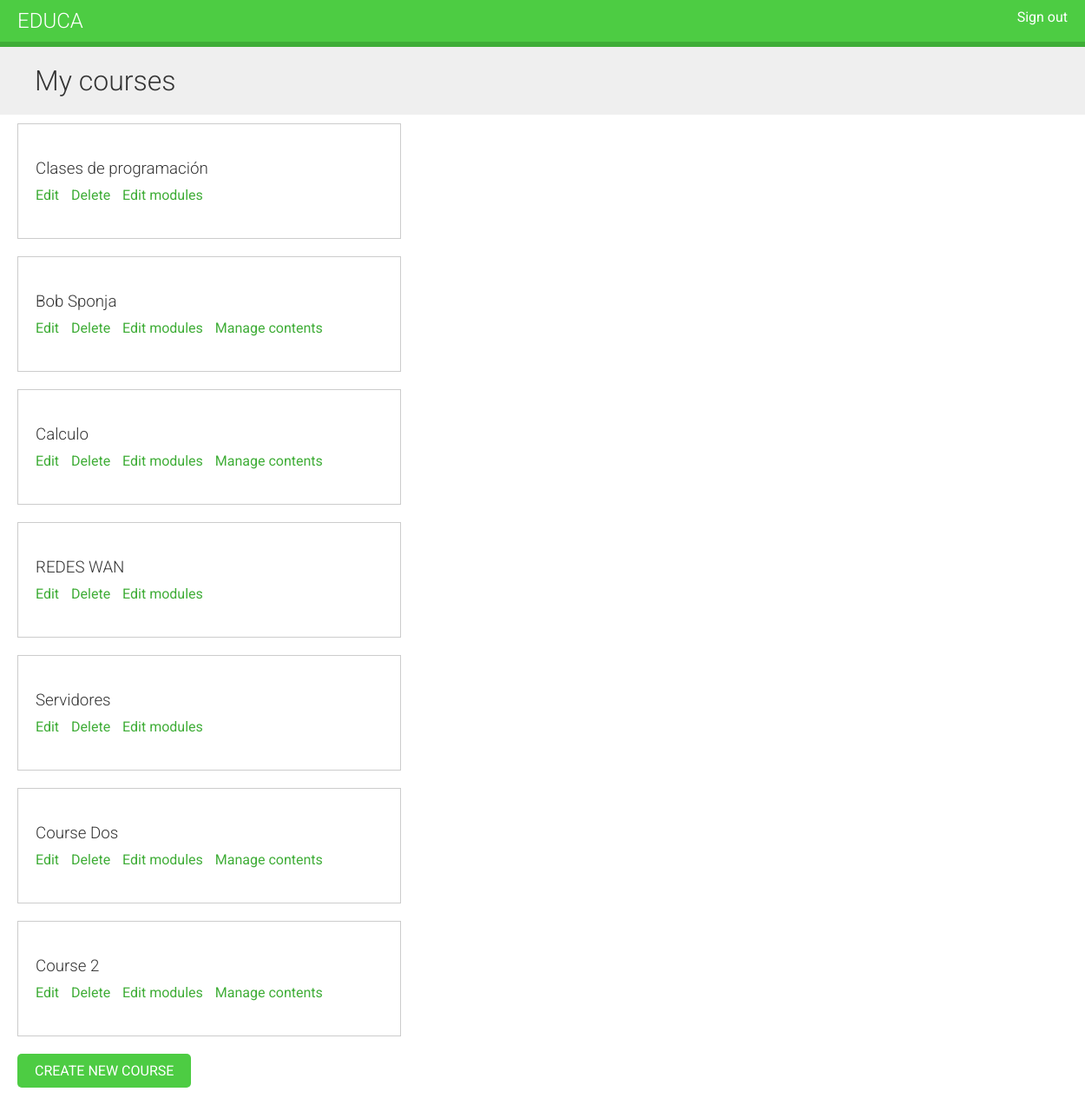
The page /course/mine/ (signed in) on the database its author committed.
### courses/models.py (models this page shows, shortened)
class Course(models.Model):
	owner = models.ForeignKey(User, related_name='courses_created', on_delete=models.PROTECT)
	subject = models.ForeignKey(Subject, related_name='courses', on_delete=models.PROTECT)
	title= models.CharField(max_length=200)
	slug = models.SlugField(max_length=200, unique=True)
	overview = models.TextField()
	created = models.DateTimeField(auto_now_add=True)
	students = models.ManyToManyField(User, related_name='courses_joined', blank=True)
	class Meta:
		ordering = ('-created',)

### courses/views.py (the view, shortened to what this page needs)
# urls.py: path('mine/', views.ManageCourseListView.as_view(), name='manage_course_list'),
class ManageCourseListView(ListView):
    model = Course
    template_name = 'courses/manage/course/list.html'

### courses/views.py (called while the page is built)
    def get_queryset(self):
        qs = super(OwnerMixin, self).get_queryset()
        return qs.filter(owner=self.request.user)

### courses/templates/courses/manage/course/list.html (shortened to what this page needs)
{% extends "base.html" %}
{% block content %}
    <h1>My courses</h1>
    <div class="module">
        {% for course in object_list %}
            <div class="course-info">
                <h3>{{ course.title }}</h3>
                <p>
                    <a href="{% url "course_edit" course.id %}">Edit</a>
                    <a href="{% url "course_delete" course.id %}">Delete</a>
                    <a href="{% url "course_module_update" course.id %}">Edit modules</a>
                    {% if course.modules.count > 0 %}
                    <a href="{% url "module_content_list" course.modules.first.id %}">Manage contents</a>
                    {% endif %}
                </p>
            </div>
        {% empty %}
            <p>You haven't created any courses yet.</p>
        {% endfor %}
        <p>
            <a href="{% url "course_create" %}" class="button">Create new
                course</a>
        </p>
    </div>
{% endblock %}

### courses/static/css/base.css (style rules this page uses)
body { margin:0; font-family:'Roboto', sans-serif; font-weight:400; color:#333; }
a { color:#3fad37; text-decoration:none; }
h1, h2, h3, h4, h5, h6 { font-family:'Roboto', sans-serif; font-weight:300; }
h1 { background:#efefef; width:100%; overflow:auto; padding:20px 0 20px 40px; margin:0; }
.module { overflow:auto; }
.module h3 { margin:30px 0 0; padding:0; width:100%; }
.module p { margin:10px 0 20px; width:100%; float:left; }
.module { padding:10px 20px; float:left; }
input[type=submit], a.button { border-radius:5px; background:#4dcc43; color:#fff; font-size:16px; text-transform:uppercase; border:none; padding:10px 20px; margin:20px 0; }
.course-info { border:1px solid #ccc; padding:10px 20px 20px; width:400px; overflow:auto; margin-bottom:20px; }
.course-info a { margin-right:10px; }

### rows shown on the page
Course: title "Clases de programación"
Course: title "Bob Sponja", shows "Manage contents"
Course: title "Calculo", shows "Manage contents"
Course: title "REDES WAN"
Course: title "Servidores"
Course: title "Course Dos", shows "Manage contents"
Course: title "Course 2", shows "Manage contents"
